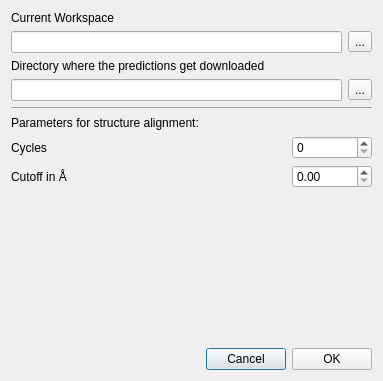
<?xml version="1.0" encoding="UTF-8"?>
<ui version="4.0">
 <class>Dialog</class>
 <widget class="QDialog" name="Dialog">
  <property name="geometry">
   <rect>
    <x>0</x>
    <y>0</y>
    <width>383</width>
    <height>381</height>
   </rect>
  </property>
  <property name="windowTitle">
   <string>Dialog</string>
  </property>
  <layout class="QVBoxLayout" name="verticalLayout_5">
   <item>
    <layout class="QVBoxLayout" name="verticalLayout_3">
     <item>
      <widget class="QLabel" name="label_3">
       <property name="text">
        <string>Current Workspace</string>
       </property>
      </widget>
     </item>
     <item>
      <layout class="QHBoxLayout" name="horizontalLayout_4">
       <item>
        <widget class="QLineEdit" name="txt_workspace_dir"/>
       </item>
       <item>
        <widget class="QToolButton" name="btn_workspace_dir">
         <property name="text">
          <string>...</string>
         </property>
        </widget>
       </item>
      </layout>
     </item>
    </layout>
   </item>
   <item>
    <layout class="QVBoxLayout" name="verticalLayout_2">
     <item>
      <widget class="QLabel" name="label_2">
       <property name="text">
        <string>Directory where the predictions get downloaded</string>
       </property>
      </widget>
     </item>
     <item>
      <layout class="QHBoxLayout" name="horizontalLayout_2">
       <item>
        <widget class="QLineEdit" name="txt_zip_storage_dir"/>
       </item>
       <item>
        <widget class="QToolButton" name="btn_zip_storage_dir">
         <property name="text">
          <string>...</string>
         </property>
        </widget>
       </item>
      </layout>
     </item>
    </layout>
   </item>
   <item>
    <layout class="QVBoxLayout" name="verticalLayout_4">
     <item>
      <widget class="Line" name="line">
       <property name="orientation">
        <enum>Qt::Horizontal</enum>
       </property>
      </widget>
     </item>
     <item>
      <widget class="QLabel" name="label_6">
       <property name="text">
        <string>Parameters for structure alignment:</string>
       </property>
      </widget>
     </item>
    </layout>
   </item>
   <item>
    <layout class="QHBoxLayout" name="horizontalLayout_5">
     <item>
      <widget class="QLabel" name="label_4">
       <property name="text">
        <string>Cycles</string>
       </property>
      </widget>
     </item>
     <item>
      <widget class="QSpinBox" name="spb_cycles">
       <property name="maximumSize">
        <size>
         <width>80</width>
         <height>16777215</height>
        </size>
       </property>
      </widget>
     </item>
    </layout>
   </item>
   <item>
    <layout class="QHBoxLayout" name="horizontalLayout_6">
     <item>
      <widget class="QLabel" name="label_5">
       <property name="text">
        <string>Cutoff in Å</string>
       </property>
      </widget>
     </item>
     <item>
      <widget class="QDoubleSpinBox" name="dspb_cutoff">
       <property name="maximumSize">
        <size>
         <width>80</width>
         <height>16777215</height>
        </size>
       </property>
      </widget>
     </item>
    </layout>
   </item>
   <item>
    <spacer name="verticalSpacer">
     <property name="orientation">
      <enum>Qt::Vertical</enum>
     </property>
     <property name="sizeHint" stdset="0">
      <size>
       <width>20</width>
       <height>48</height>
      </size>
     </property>
    </spacer>
   </item>
   <item>
    <layout class="QHBoxLayout" name="horizontalLayout_3">
     <item>
      <spacer name="horizontalSpacer">
       <property name="orientation">
        <enum>Qt::Horizontal</enum>
       </property>
       <property name="sizeHint" stdset="0">
        <size>
         <width>40</width>
         <height>20</height>
        </size>
       </property>
      </spacer>
     </item>
     <item>
      <widget class="QPushButton" name="btn_cancel">
       <property name="text">
        <string>Cancel</string>
       </property>
      </widget>
     </item>
     <item>
      <widget class="QPushButton" name="btn_ok">
       <property name="text">
        <string>OK</string>
       </property>
      </widget>
     </item>
    </layout>
   </item>
  </layout>
 </widget>
 <resources/>
 <connections/>
</ui>
